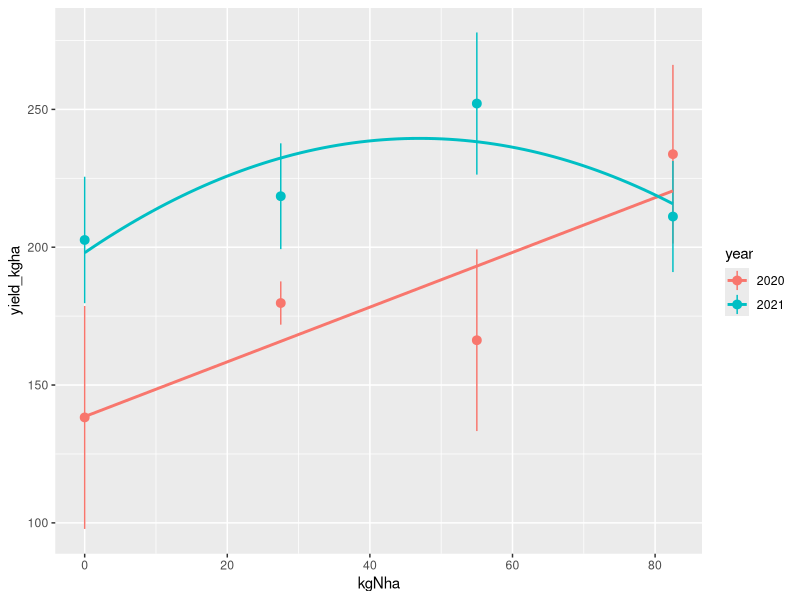

This figure's R source:

# Nrate timing data from north dakota
# see https://docs.google.com/spreadsheets/d/1zI_Oh03m_a1ZtnyZgPBl_NHkdEgAA7YO7fivp1gUOZI/edit#gid=1591093391

# Data was collected from two 0.5m2 quadrats and combined

# N was broadcast on 11May2021 on dry soil and about 0.5" of rain fell 2 weeks
# later, but then it was very dry. Likely a lot of N was volatilized

# Unsure about when N was applied in 2020

library(tidyverse)


# Manually entering the treatment key to convert treatment code to the N rate applied
treatment <- seq(1,4,1)
lbsN <- c(
  0,25,50,75
)

# assuming it's lbs N per acre

lbsN*1.121 %>% 
  round(1) -> kgNha

tibble(
  treatment,
  lbsN,
  kgNha
) -> key1

# importing ndsu data
# adding in N rate
read.csv("ndsu_data.csv",
         skip = 1) %>% 
  filter(
    Experiment=="Nitrogen Rate"
  ) %>% 
  rename_all(tolower) %>% 
  dplyr::select(
    year,experiment,location,block,plot,treatment,
    threshed_grain_no_bag.g.
  ) %>% 
  left_join(key1) %>% 
  dplyr::select(-c(lbsN,
                   treatment)) %>% 
  rename(
    threshed_grain_gramsm2 = threshed_grain_no_bag.g.
  ) %>% 
  mutate(yield_kgha = threshed_grain_gramsm2*10) %>% 
  dplyr::select(-threshed_grain_gramsm2) %>% 
  mutate(year=as.factor(year))-> dat


# EDA ---------------------------------------------------------------------


dat %>% 
  # glimpse()
  ggplot(aes(kgNha,yield_kgha,
             group = year,
             col=year)) +
  stat_summary() +
  geom_smooth(
    data = subset(dat,year=="2020"),
    method = "lm",
    se=F
  ) +
  geom_smooth(
    data = subset(dat,year=="2021"),
    method = "lm",
    formula = y~poly(x,2),
    se=F
  ) 

dat %>% 
  lm(yield_kgha~kgNha*year*block,.) %>% 
  anova()

# We cannot reject the Ho that there were no differences in yield among N rates.

# We can reject Ho that yield did not differ between years
  